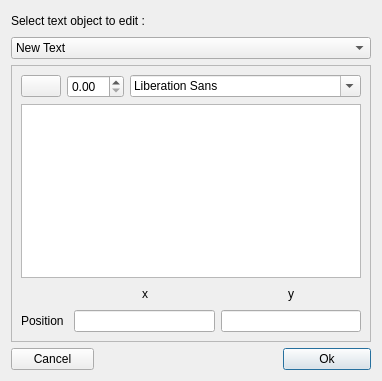
<?xml version="1.0" encoding="UTF-8"?>
<ui version="4.0">
 <class>textForm</class>
 <widget class="QWidget" name="textForm">
  <property name="geometry">
   <rect>
    <x>0</x>
    <y>0</y>
    <width>369</width>
    <height>381</height>
   </rect>
  </property>
  <property name="windowTitle">
   <string>Edit Text</string>
  </property>
  <layout class="QGridLayout" name="gridLayout_3">
   <item row="0" column="0" colspan="2">
    <widget class="QLabel" name="label">
     <property name="text">
      <string>Select text object to edit :</string>
     </property>
    </widget>
   </item>
   <item row="0" column="2" colspan="2">
    <spacer name="horizontalSpacer">
     <property name="orientation">
      <enum>Qt::Horizontal</enum>
     </property>
     <property name="sizeHint" stdset="0">
      <size>
       <width>183</width>
       <height>20</height>
      </size>
     </property>
    </spacer>
   </item>
   <item row="1" column="0" colspan="4">
    <widget class="QComboBox" name="comboBox">
     <item>
      <property name="text">
       <string>New Text</string>
      </property>
     </item>
    </widget>
   </item>
   <item row="2" column="0" colspan="4">
    <widget class="QFrame" name="frame">
     <property name="frameShape">
      <enum>QFrame::StyledPanel</enum>
     </property>
     <property name="frameShadow">
      <enum>QFrame::Raised</enum>
     </property>
     <layout class="QGridLayout" name="gridLayout_2">
      <item row="0" column="0">
       <widget class="QPushButton" name="colorpushButton">
        <property name="enabled">
         <bool>true</bool>
        </property>
        <property name="text">
         <string/>
        </property>
        <property name="flat">
         <bool>false</bool>
        </property>
       </widget>
      </item>
      <item row="0" column="1">
       <widget class="QDoubleSpinBox" name="doubleSpinBox"/>
      </item>
      <item row="0" column="2">
       <widget class="QFontComboBox" name="fontComboBox"/>
      </item>
      <item row="1" column="0" colspan="3">
       <widget class="QTextEdit" name="textEdit"/>
      </item>
      <item row="2" column="0" colspan="3">
       <layout class="QGridLayout" name="gridLayout">
        <item row="0" column="0">
         <spacer name="verticalSpacer">
          <property name="orientation">
           <enum>Qt::Vertical</enum>
          </property>
          <property name="sizeHint" stdset="0">
           <size>
            <width>47</width>
            <height>19</height>
           </size>
          </property>
         </spacer>
        </item>
        <item row="0" column="1">
         <layout class="QHBoxLayout" name="horizontalLayout_2">
          <item>
           <spacer name="horizontalSpacer_6">
            <property name="orientation">
             <enum>Qt::Horizontal</enum>
            </property>
            <property name="sizeHint" stdset="0">
             <size>
              <width>40</width>
              <height>20</height>
             </size>
            </property>
           </spacer>
          </item>
          <item>
           <widget class="QLabel" name="label_2">
            <property name="text">
             <string>x</string>
            </property>
           </widget>
          </item>
          <item>
           <spacer name="horizontalSpacer_5">
            <property name="orientation">
             <enum>Qt::Horizontal</enum>
            </property>
            <property name="sizeHint" stdset="0">
             <size>
              <width>40</width>
              <height>20</height>
             </size>
            </property>
           </spacer>
          </item>
         </layout>
        </item>
        <item row="0" column="2">
         <layout class="QHBoxLayout" name="horizontalLayout">
          <item>
           <spacer name="horizontalSpacer_3">
            <property name="orientation">
             <enum>Qt::Horizontal</enum>
            </property>
            <property name="sizeHint" stdset="0">
             <size>
              <width>40</width>
              <height>20</height>
             </size>
            </property>
           </spacer>
          </item>
          <item>
           <widget class="QLabel" name="label_3">
            <property name="text">
             <string>y</string>
            </property>
           </widget>
          </item>
          <item>
           <spacer name="horizontalSpacer_4">
            <property name="orientation">
             <enum>Qt::Horizontal</enum>
            </property>
            <property name="sizeHint" stdset="0">
             <size>
              <width>40</width>
              <height>20</height>
             </size>
            </property>
           </spacer>
          </item>
         </layout>
        </item>
        <item row="1" column="0">
         <widget class="QLabel" name="label_4">
          <property name="text">
           <string>Position</string>
          </property>
         </widget>
        </item>
        <item row="1" column="1">
         <widget class="QLineEdit" name="xlineEdit"/>
        </item>
        <item row="1" column="2">
         <widget class="QLineEdit" name="ylineEdit"/>
        </item>
       </layout>
      </item>
     </layout>
    </widget>
   </item>
   <item row="3" column="0">
    <widget class="QPushButton" name="cancelpushButton">
     <property name="text">
      <string>Cancel</string>
     </property>
    </widget>
   </item>
   <item row="3" column="1" colspan="2">
    <spacer name="horizontalSpacer_2">
     <property name="orientation">
      <enum>Qt::Horizontal</enum>
     </property>
     <property name="sizeHint" stdset="0">
      <size>
       <width>184</width>
       <height>20</height>
      </size>
     </property>
    </spacer>
   </item>
   <item row="3" column="3">
    <widget class="QPushButton" name="okpushButton">
     <property name="text">
      <string>Ok</string>
     </property>
     <property name="default">
      <bool>true</bool>
     </property>
    </widget>
   </item>
  </layout>
 </widget>
 <resources/>
 <connections/>
</ui>
